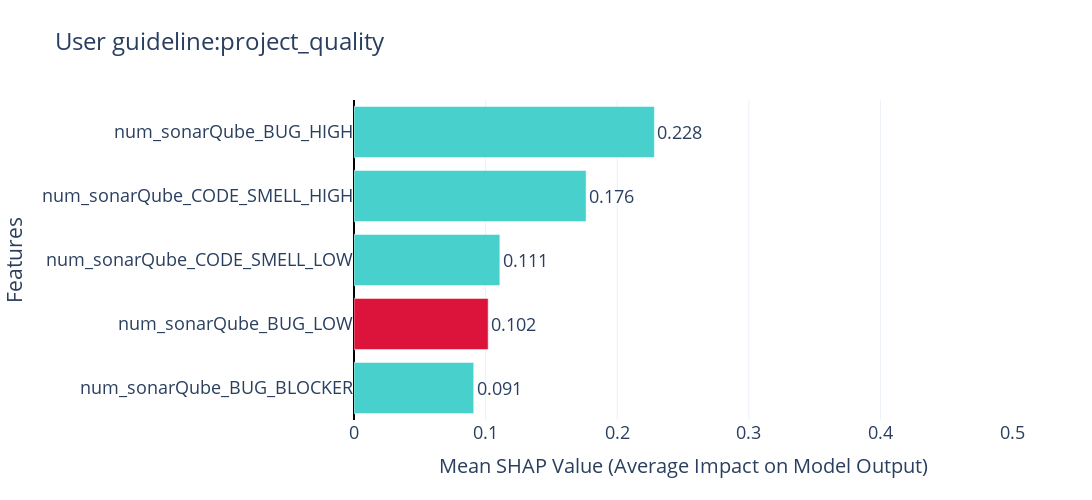
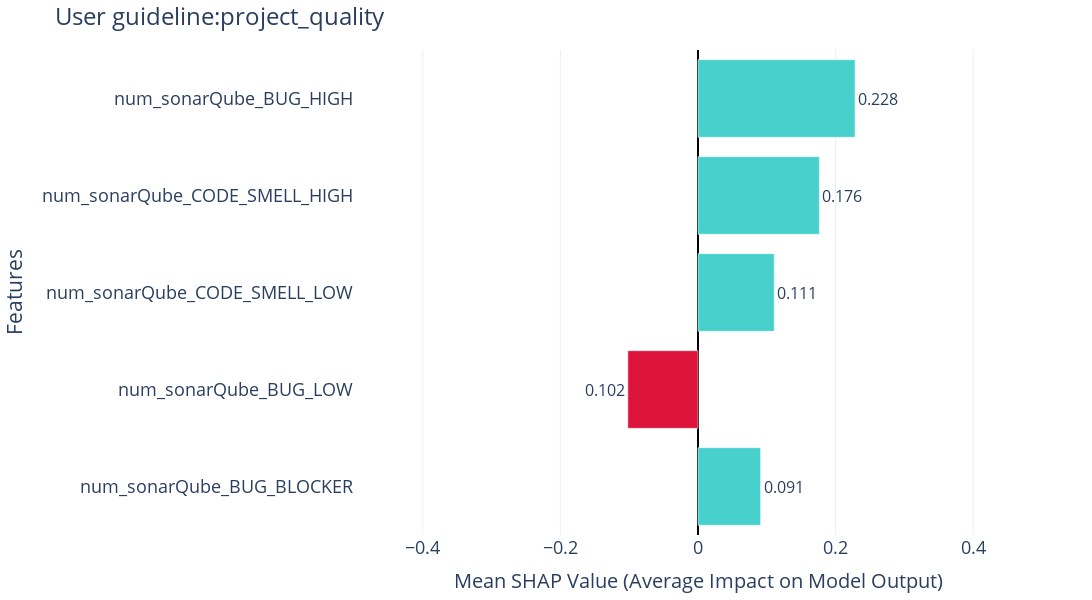

Notebook code for these charts, in order:
### Code cell
if model_type == "kernel" or model_type == "ada":
    #### Kernel Explainer ####
    background = X_train.sample(n=50, random_state=42)  # Sample background data for SHAP
    explainer = shap.KernelExplainer(model.predict, background)
    shap_values_kernel = explainer.shap_values(X_test, nsamples=100)

    # Ensure SHAP values are a NumPy array
    shap_values_kernel = np.array(shap_values_kernel)

    print("SHAP values shape:", shap_values_kernel.shape)  # Debugging
    print("Data in SHAP values:")
    print(shap_values_kernel)  # Print data for check
    print("-" * 40)
    ##############################################################################################

    #### Mean and Absolute Mean SHAP values ####
    shap_df = pd.DataFrame(shap_values_kernel, columns=X_test.columns)

    # Compute absolute mean SHAP values
    abs_mean_shap_raw = shap_df.abs().mean(0).sort_values(ascending=False)
    print("Absolute Mean SHAP raw:")
    print(abs_mean_shap_raw)

    # Compute actual mean SHAP values
    mean_shap_raw = shap_df.mean(0).sort_values(ascending=False)
    print("Mean SHAP raw:")
    print(mean_shap_raw)
    print("-" * 40)
    ##############################################################################################

    #### Plot by SHAP ####
    custom_cmap = mcolors.LinearSegmentedColormap.from_list("pink_skyblue", ["mediumturquoise", "crimson"])
    shap.summary_plot(shap_values_kernel, X_test, cmap=custom_cmap)  # Create the SHAP summary plot

    ##############################################################################################

    #### Prepare Data for Custom Plot ####
    feature_names = X_test.columns.tolist()  # Get feature names from X_test
    df_class_1 = pd.DataFrame(shap_values_kernel, columns=feature_names)

    # Display first few rows
    print(df_class_1.head())
    print("-" * 40)
    ##############################################################################################

    #### Plot by Me ####
    # Compute absolute mean SHAP values for correct sorting
    df_mean = df_class_1.abs().mean().reset_index()
    df_mean.columns = ['Feature', 'Mean |SHAP Value|']
    df_mean = df_mean.sort_values(by="Mean |SHAP Value|", ascending=True)

    # Compute actual mean SHAP values for correct bar coloring
    df_signed_mean = df_class_1.mean(numeric_only=True).reset_index()
    df_signed_mean.columns = ['Feature', 'Mean SHAP Value']

    # Merge both to get proper ordering and sign information
    df_final = df_mean.merge(df_signed_mean, on="Feature")

    # Assign colors: red for positive, blue for negative values
    df_final["Color"] = df_final["Mean SHAP Value"].apply(lambda x: "mediumturquoise" if x >= 0 else "crimson")

    # Creating the horizontal bar plot with correct order
    fig = go.Figure()
    fig.add_trace(go.Bar(
        x=df_final["Mean |SHAP Value|"],
        y=df_final["Feature"],
        orientation='h',
        marker=dict(color=df_final["Color"]),
        text=[f"{v:.3f}" for v in df_final["Mean |SHAP Value|"]],  # Annotate absolute SHAP values
        textposition="outside"
    ))

    # Updating layout to match SHAP importance plot style
    fig.update_layout(
        title=f"{cate}:{feature}",
        title_font_size=24,
        xaxis_title="Mean SHAP Value (Average Impact on Model Output)",
        xaxis_title_font_size=20,
        yaxis_title="Features",
        yaxis_title_font_size=21,
        template="plotly_white",
        font=dict(size=18),
        xaxis=dict(
            range=model_range,
            tickfont=dict(size=18),
            zeroline=True,  # Keep central reference line
            zerolinecolor="black",
            zerolinewidth=2,
        ),
        yaxis=dict(
            tickfont=dict(size=18)
        ),
        showlegend=False,
        width=1200,
        height=500,
    )

    # Show the plot
    fig.show()

    # Ensure the "shap" directory exists before saving
    # directory = "shap"
    # os.makedirs(directory, exist_ok=True)

    # # Define save path
    # save_path = f"{directory}/{cate}_{feature}_bar_left_plot.png"

    # # Save the figure as an image
    # fig.write_image(save_path)
    # print(f"Figure saved successfully at: {save_path}")
    ##############################################################################################
    ##############################################################################################
        
    #### Plot ####
    # Compute absolute mean SHAP values for correct sorting
    df_mean = df_class_1.abs().mean().reset_index()
    df_mean.columns = ['Feature', 'Mean |SHAP Value|']
    df_mean = df_mean.sort_values(by="Mean |SHAP Value|", ascending=True)

    # Display the data
    print(df_signed_mean)
    
    # Compute actual mean SHAP values for correct bar coloring
    df_signed_mean = df_class_1.mean(numeric_only=True).reset_index()
    df_signed_mean.columns = ['Feature', 'Mean SHAP Value']

    # Merge both to get proper ordering and sign information
    df_final = df_mean.merge(df_signed_mean, on="Feature")

    # Assign colors: red for positive, blue for negative values
    df_final["Color"] = df_final["Mean SHAP Value"].apply(lambda x: "mediumturquoise" if x >= 0 else "crimson")

    # Adjust x values: move positive SHAP values to the negative x-axis
    df_final["Adjusted SHAP Value"] = df_final.apply(
        lambda row: -row["Mean |SHAP Value|"] if row["Mean SHAP Value"] <= 0 else row["Mean |SHAP Value|"], axis=1
    )

    # Determine max range for better spacing
    max_x = max(df_final["Mean |SHAP Value|"]) * 1.2  # Extend the range by 20% for better spacing

    # Creating the horizontal bar plot with correct order
    fig = go.Figure()
    fig.add_trace(go.Bar(
        x=df_final["Adjusted SHAP Value"],
        y=df_final["Feature"],
        orientation='h',
        marker=dict(color=df_final["Color"]),
        text=[f"{v:.3f}" for v in df_final["Mean |SHAP Value|"]],  # Annotate absolute SHAP values
        textposition="outside",  # Move text outside to avoid overlap
        textfont=dict(size=16),  # Increase font size for visibility
    ))

    # Updating layout to match SHAP importance plot style
    fig.update_layout(
        title=f"{cate}:{feature}",
        title_font_size=24,
        xaxis_title="Mean SHAP Value (Average Impact on Model Output)",
        xaxis_title_font_size=20,
        yaxis_title="Features",
        yaxis_title_font_size=21,
        template="plotly_white",
        font=dict(size=18),
        xaxis=dict(
            range=model_range1,  # Extend range to avoid label cutting
            tickfont=dict(size=18),
            zeroline=True,  # Keep central reference line
            zerolinecolor="black",
            zerolinewidth=2,
        ),
        yaxis=dict(
            tickfont=dict(size=18),
            automargin=True  # Automatically adjust margins
        ),
        showlegend=False,
        width=1400,  # Increase width to fit labels better
        height=600,  # Increase height for better spacing
        margin=dict(l=200, r=50, t=50, b=50),  # Extend left margin for long feature names
    )

    # Show the plot
    fig.show()
    # Ensure the "shap" directory exists before saving
    directory = "shap"
    os.makedirs(directory, exist_ok=True)  # Create folder if it doesn't exist

    # Define save path
    save_path = f"{directory}/{cate}_{feature}_diverging_plot.png"

    # Save the figure as an image
    fig.write_image(save_path)
    print(f"Figure saved successfully at: {save_path}")

### Figure 1 — Plotly figure (JSON) as saved in the notebook; plotly's stock layout.template omitted (floating-point values rounded to 4 significant figures)
{"data": [{"marker": {"color": ["mediumturquoise", "crimson", "mediumturquoise", "mediumturquoise", "mediumturquoise"]}, "orientation": "h", "text": ["0.091", "0.102", "0.111", "0.176", "0.228"], "textposition": "outside", "type": "bar", "x": [0.09099, 0.102, 0.1108, 0.1764, 0.2283], "y": ["num_sonarQube_BUG_BLOCKER", "num_sonarQube_BUG_LOW", "num_sonarQube_CODE_SMELL_LOW", "num_sonarQube_CODE_SMELL_HIGH", "num_sonarQube_BUG_HIGH"]}], "layout": {"font": {"size": 18}, "height": 500, "showlegend": false, "title": {"font": {"size": 24}, "text": "User guideline:project_quality"}, "width": 1200, "xaxis": {"range": [0, 0.5], "tickfont": {"size": 18}, "title": {"font": {"size": 20}, "text": "Mean SHAP Value (Average Impact on Model Output)"}, "zeroline": true, "zerolinecolor": "black", "zerolinewidth": 2}, "yaxis": {"tickfont": {"size": 18}, "title": {"font": {"size": 21}, "text": "Features"}}}}

### Figure 2 — Plotly figure (JSON) as saved in the notebook; plotly's stock layout.template omitted (floating-point values rounded to 4 significant figures)
{"data": [{"marker": {"color": ["mediumturquoise", "crimson", "mediumturquoise", "mediumturquoise", "mediumturquoise"]}, "orientation": "h", "text": ["0.091", "0.102", "0.111", "0.176", "0.228"], "textfont": {"size": 16}, "textposition": "outside", "type": "bar", "x": [0.09099, -0.102, 0.1108, 0.1764, 0.2283], "y": ["num_sonarQube_BUG_BLOCKER", "num_sonarQube_BUG_LOW", "num_sonarQube_CODE_SMELL_LOW", "num_sonarQube_CODE_SMELL_HIGH", "num_sonarQube_BUG_HIGH"]}], "layout": {"font": {"size": 18}, "height": 600, "margin": {"b": 50, "l": 200, "r": 50, "t": 50}, "showlegend": false, "title": {"font": {"size": 24}, "text": "User guideline:project_quality"}, "width": 1400, "xaxis": {"range": [-0.5, 0.5], "tickfont": {"size": 18}, "title": {"font": {"size": 20}, "text": "Mean SHAP Value (Average Impact on Model Output)"}, "zeroline": true, "zerolinecolor": "black", "zerolinewidth": 2}, "yaxis": {"automargin": true, "tickfont": {"size": 18}, "title": {"font": {"size": 21}, "text": "Features"}}}}
